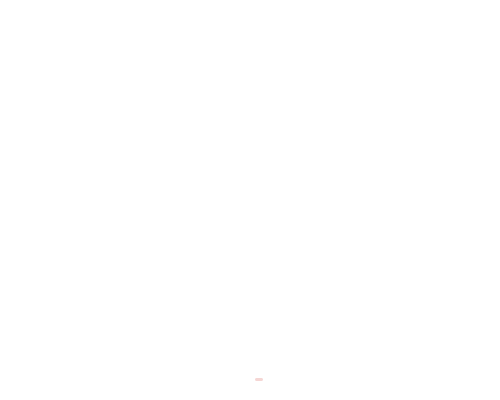
Frame 1 (no input)
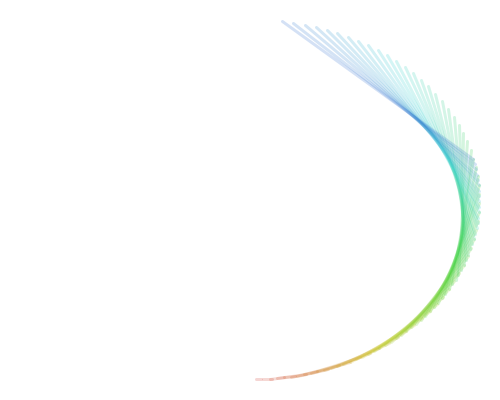
Frame 60 (the mouse pressed at the canvas centre just before this capture)
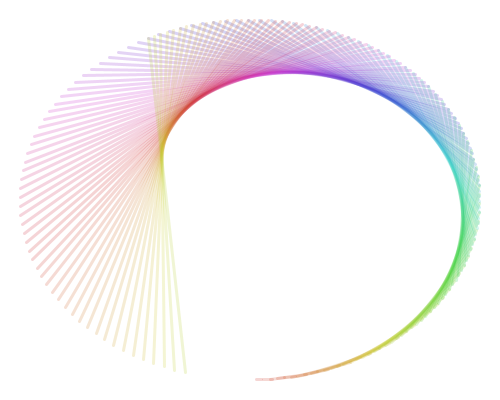
Frame 120 (the mouse held since frame 60 and released just before this capture)

The Processing sketch that drew these frames (run headless with seeded random() and noise(); from frame 60 on, the mouse is pressed at the canvas centre):

// Processing sketch: processing_167504
// ── processing_167504.pde

float a = 0;
float b = 0;
float co = 0;
 
void setup() {
 background(255);
 colorMode(HSB,100);
 size(500,400);
 smooth();
 strokeWeight(3);
}
void draw() {
  a = a + .03;
  b = b + .05;
   
  co = co + 1;
  if (co > 100) {
    co = 0;
  }
  stroke(co,80,80,20);
   
  float x0 = map(sin(a),-1,1,20,width-20);
  float y0 = map(cos(a), -1,1,20, height-20);
   
  float x1 = map(sin(b),-1,1,20,width-20);
  float y1 = map(cos(b), -1,1,20, height-20);
   
  line(x0,y0,x1,y1);
   
  
   
}
